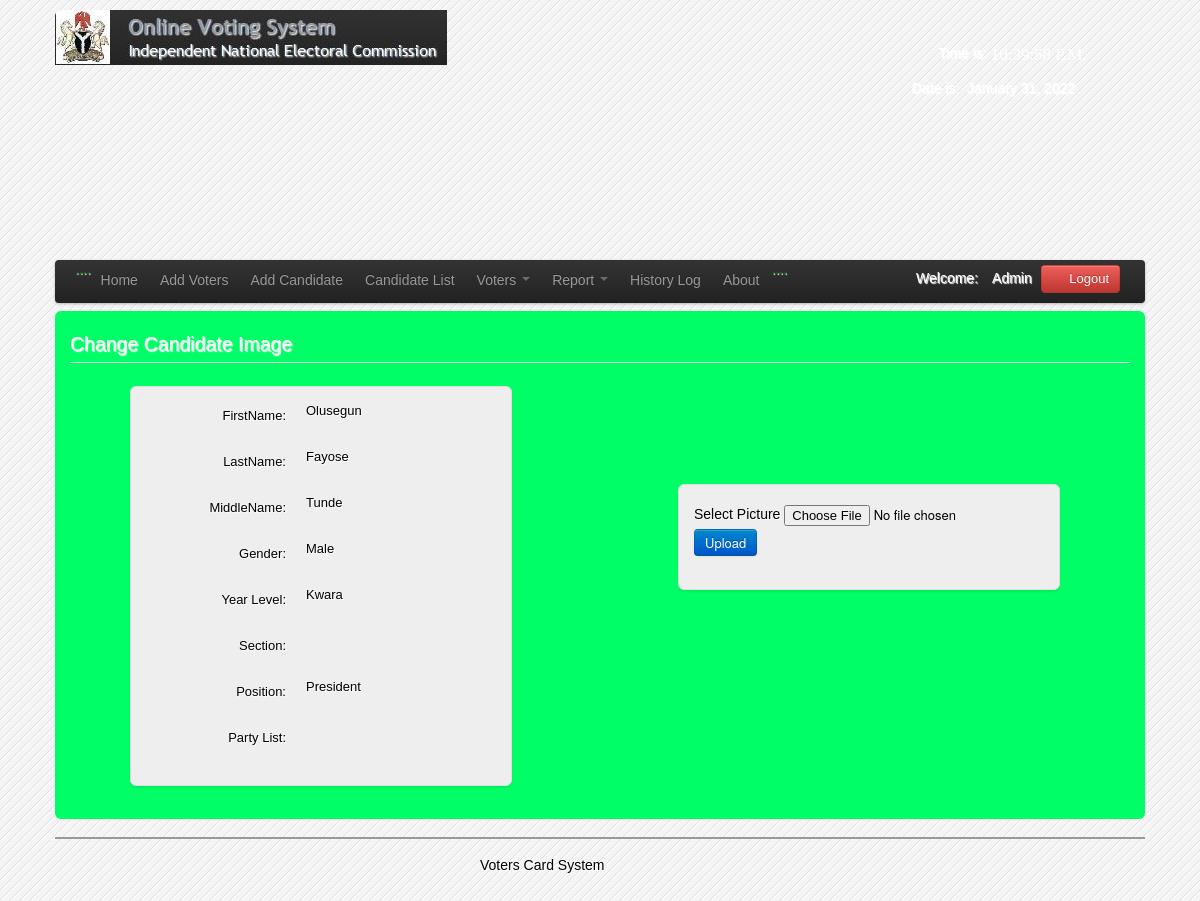
Screenshot of /admin/editpic.php?id=95 (signed in) with the database file from the repository.
### tables this page shows
CREATE TABLE IF NOT EXISTS `users` (
  `User_id` int(11) NOT NULL AUTO_INCREMENT,
  `FirstName` varchar(100) NOT NULL,
  `LastName` varchar(100) NOT NULL,
  `UserName` varchar(100) NOT NULL,
  `Password` varchar(100) NOT NULL,
  `User_Type` varchar(50) NOT NULL,
  PRIMARY KEY (`User_id`)
);

CREATE TABLE IF NOT EXISTS `candidate` (
  `CandidateID` int(11) NOT NULL AUTO_INCREMENT,
  `abc` varchar(1) NOT NULL,
  `Position` varchar(200) NOT NULL,
  `Party` varchar(100) NOT NULL,
  `FirstName` varchar(200) NOT NULL,
  `LastName` varchar(200) NOT NULL,
  `MiddleName` varchar(100) NOT NULL,
  `Gender` varchar(6) NOT NULL,
  `Year` varchar(100) NOT NULL,
  `Photo` varchar(200) NOT NULL,
  PRIMARY KEY (`CandidateID`)
);

### admin/session.php (called while the page is built, shortened)
<?php
$id_session=$_SESSION['id'];
?>

### admin/editpic.php (the view, shortened to what this page needs)
<?php
include('header.php');
include('session.php');
$id_get=$_GET['id'];
?>
 <link rel="stylesheet" type="text/css" href="css/bootstrap.css" />
<link rel="stylesheet" type="text/css" href="css/Home.css" />
</head>
<body>
<div class="wrapper">
	<div class="hero-head">
	<?php include('head.php'); ?>
	</div>
	<?php include('navbar.php') ;?>
	<div id="element" class="hero-body">
<?php
$result=mysql_query("select * from candidate where CandidateID='$id_get'");
$candidate_row=mysql_fetch_array($result);
?>
	<form  class="form-horizontal" enctype="multipart/form-data">
    <fieldset>
    <legend><font color="white">Change Candidate Image</font></legend>
	<ul class="thumbnails_new_voter">
    <li class="span3">
    <div class="thumbnail_new_voter1">
	<div class="control-group">
    <label class="control-label" for="input01">FirstName:</label>
    <div class="controls">
   <label><?php echo $candidate_row['FirstName']; ?> </label>
    </div>
    </div>
	<div class="control-group">
    <label class="control-label" for="input01">LastName:</label>
    <div class="controls">
      <label><?php echo $candidate_row['LastName']; ?> </label>
    </div>
    </div>
	<div class="control-group">
    <label class="control-label" for="input01">MiddleName:</label>
    <div class="controls">
      <label><?php echo $candidate_row['MiddleName']; ?> </label>
    </div>
    </div>
	<div class="control-group">
    <label class="control-label" for="input01">Gender:</label>
    <div class="controls">
     <label><?php echo $candidate_row['Gender']; ?> </label>
    </div>
    </div>
	<div class="control-group">
    <label class="control-label" for="input01">Year Level:</label>
    <div class="controls">
    <label><?php echo $candidate_row['Year']; ?> </label>
    </div>
    </div>
	<div class="control-group">
    <label class="control-label" for="input01">Section:</label>
    </div>
	<div class="control-group">
    <label class="control-label" for="input01">Position:</label>
    <div class="controls">
    <label><?php echo $candidate_row['Position']; ?> </label>
    </div>
    </div>
<div class="control-group">
    <label class="control-label" for="input01">Party List:</label>
    </div>
    </fieldset>
    </form>
	<div class="thumbnail_picture">
	<div class="thumbnail_new_voter1">
	<form  method="post" enctype="multipart/form-data">
  Select Picture
 <input type="file" name="image" class="font" >
    <input type="submit" value="Upload" class="btn btn-primary">
</form>
</div>
</div>
	</div>
	<?php include('footer.php')?>
</div>
</body>
</html>

### admin/navbar.php (shortened to what this page needs)
<div class="navbar">
<div class="navbar-inner">
<div class="container">
<ul class="nav nav-pills">
  <li>....</li>
  <li><a href="home.php">Home</a></li>
  <li><a  href="new_voter.php">Add Voters</a></li>
  <li><a  href="new_candidate.php">Add Candidate</a></li>
  <li><a  href="candidate_list.php">Candidate List</a></li>
	    <li class="dropdown" id="voter">
    <a class="dropdown-toggle" data-toggle="dropdown" href="#voter">
      Voters
      <b class="caret"></b>
    </a>
      </li>
	     <li class="dropdown" id="report">
    <a class="dropdown-toggle" data-toggle="dropdown" href="#report">
      Report
      <b class="caret"></b>
    </a>
      </li>
	    <li><a  href="History.php">History Log</a>
	   <li><a data-toggle="modal" href="#about">About</a></li>
	   <li>....</li>
 </ul>
<form class="navbar-form pull-right">
	<?php $result=mysql_query("select * from users where User_id='$id_session'");
$row=mysql_fetch_array($result);
?>
<font color="white">Welcome:<i class="icon-user  icon-white"></i><?php echo $row['User_Type']; ?></font>
<a class="btn btn-danger" id="logout" data-toggle="modal" href="#myModal"><i class="icon-off"></i>&nbsp;Logout</a>
</form>
</div>
</div>
</div>

### admin/css/Home.css (style rules this page uses)
* { margin:0; padding:0; }
body { font-family:"Trebuchet MS", "Myriad Pro", Arial, sans-serif; font-size:14px; background-color: #fff; background:#f4f4f4 url(../images/bg.gif) repeat top left; text-shadow:1px 1px 1px #fff; background-position: 0 0px; }
.wrapper { width:1090px; margin:10px auto; }

### rows the page displays
users: User_Type "Admin"
candidate: FirstName "Olusegun", LastName "Fayose", MiddleName "Tunde", Gender "Male", Year "Kwara", Position "President"
